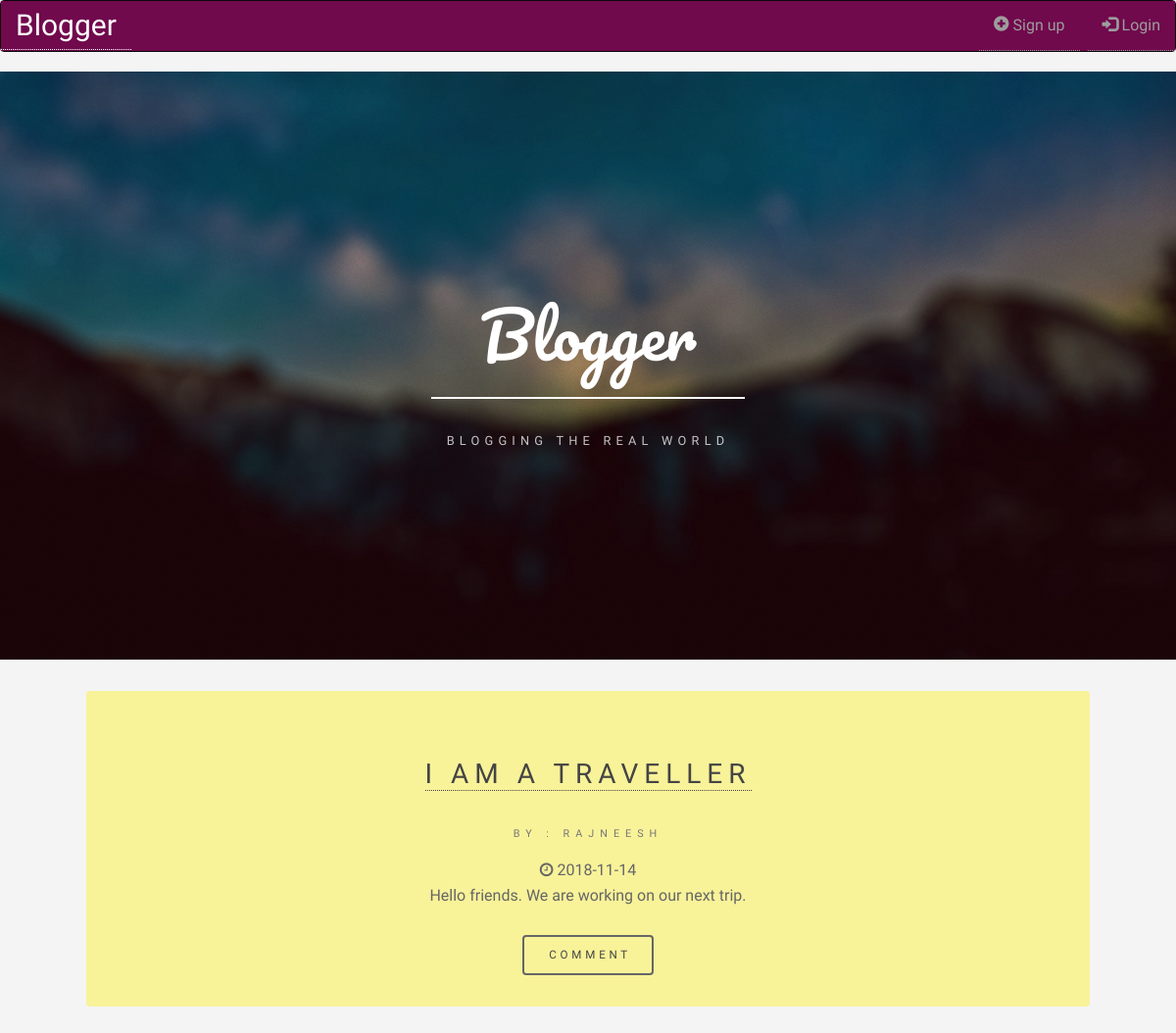
The page /home on the database its author committed.
### tables this page shows
CREATE TABLE blog_detail (
    blog_id integer PRIMARY KEY AUTOINCREMENT,
    user_name text NOT NULL,
    title text NOT NULL,
    content text NOT NULL,
    date text NOT NULL,
    published BOOLEAN NOT NULL, theme text,
    FOREIGN KEY (user_name) 
    REFERENCES user_details (username));

### app/__init__.py (the view)
@app.route('/home')
def index():
   blogs_sent = dbHandler.getAll()
   if 'username' in session:
       return render_template("index.html", logged_in = True,  username=session['username'], blogs=blogs_sent)
   else:
       return render_template("index.html", logged_in = False,  username=None, blogs=blogs_sent)

### app/models.py (called while the page is built)
def getAll():
  msg = "Records were fetched successfully"
  try:
    with sql.connect("database.db") as con:
      con.row_factory = sql.Row
      cur = con.cursor()
      cur.execute("select * from blog_detail WHERE published = 1 ORDER BY date DESC")
      rows = cur.fetchall()
      user=[]
      for row in rows:
           user.append(row)
      return (user)
  except:
      print "connection failed"
      return ([], "connection failed")

### app/templates/index.html (shortened to what this page needs)
{%extends 'base.html' %}
{% block nav_right %}
    {%if logged_in %}
      <li><a href="/admin"><span class="glyphicon glyphicon-user"></span> {{username}}</a></li>
    {%else%}
    <li><a href="/register"><span class="glyphicon glyphicon-plus-sign"></span> Sign up</a></li>
      <li><a href="/login"><span class="glyphicon glyphicon-log-in"></span> Login</a></li>
    {%endif%}
{% endblock %}
{%block content%}
<header id="header" class="alt">
  <div class="inner">
    <h1>Blogger</h1>
    <p>Blogging The Real World</p>
  </div>
</header>
{% for post in blogs %}
<div id="wrapper">
    <section id="intro" class="main" style="background-color:rgb(248, 242, 153)">
      <h2><a href="/blog/{{post.blog_id}}">{{ post.title }}</a></h2>
      <h5><small>by : {{post.user_name}}</small></h5>
      <small><span class="fa fa-clock-o"></span> {{post.date}}</small>
      <div id='blog{{post.blog_id}}' style="display:block;max-height:300px; overflow: hidden;">{{ post.content | safe }}</div>
      <br>
      <button id='comment' onclick="{var div =document.getElementById('comment{{post.blog_id}}');if(div.style.display=='none'){div.style.display='block';get_comment('{{post.blog_id}}')}else{div.style.display='none'}}">comment</button>
          </section>
</div>
{%endfor%}
{% endblock %}

### app/static/css/w3.css (style rules this page uses)
html { box-sizing:border-box }
*,*:before,*:after { box-sizing:inherit }
html { -ms-text-size-adjust:100%;-webkit-text-size-adjust:100% }
body { margin:0 }
article,aside,details,figcaption,figure,footer,header,main,menu,nav,section,summary { display:block }
a { background-color:transparent;-webkit-text-decoration-skip:objects }
small { font-size:80% }
button,input,select,textarea { font:inherit;margin:0 }
button,input { overflow:visible }
button,select { text-transform:none }
button,html [type=button],[type=reset],[type=submit] { -webkit-appearance:button }
html,body { font-family:Verdana,sans-serif;font-size:15px;line-height:1.5 }
html { overflow-x:hidden }
h1 { font-size:36px }
h2 { font-size:30px }
h5 { font-size:18px }
h1,h2,h3,h4,h5,h6 { font-family:"Segoe UI",Arial,sans-serif;font-weight:400;margin:10px 0 }
a { color:inherit }

### rows shown on the page
blog_detail: title "I AM A TRAVELLER", user_name "RAJNEESH", date "2018-11-14", content "Hello friends. We are working on our next trip."
